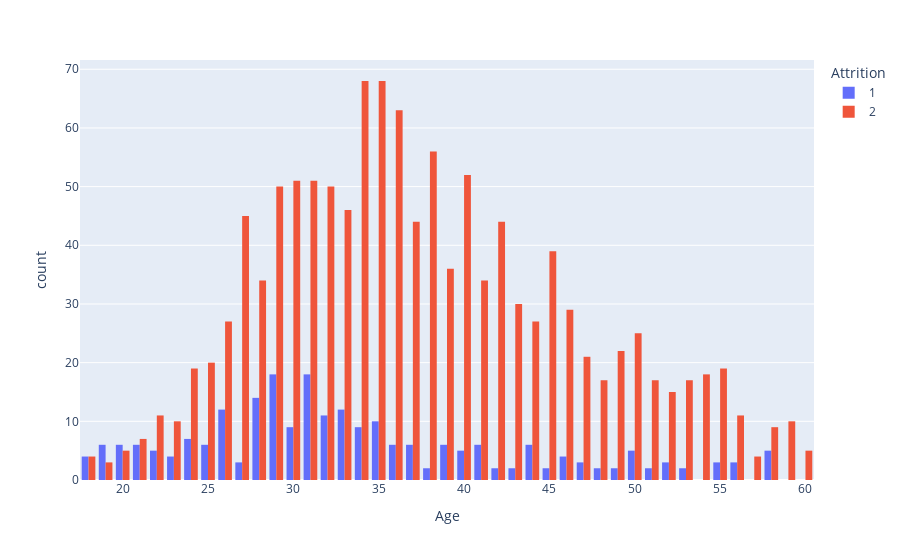

The cell this chart's notebook holds for it:
### Markdown cell above
## Data Visualisation

### Code cell
fig = px.histogram(df, x="Age", color='Attrition', barmode='group')
fig.show()

### Figure 1 — Plotly figure (JSON) as saved in the notebook; plotly's stock layout.template omitted (floating-point values rounded to 4 significant figures; data arrays with more than 128 entries replaced by an {"elided": "..."} marker saying what was removed)
{"data": [{"alignmentgroup": "True", "bingroup": "x", "hovertemplate": "Attrition=1<br>Age=%{x}<br>count=%{y}<extra></extra>", "legendgroup": "1", "marker": {"color": "#636efa", "pattern": {"shape": ""}}, "name": "1", "offsetgroup": "1", "orientation": "v", "showlegend": true, "type": "histogram", "x": {"elided": "237 int values"}, "xaxis": "x", "yaxis": "y"}, {"alignmentgroup": "True", "bingroup": "x", "hovertemplate": "Attrition=2<br>Age=%{x}<br>count=%{y}<extra></extra>", "legendgroup": "2", "marker": {"color": "#EF553B", "pattern": {"shape": ""}}, "name": "2", "offsetgroup": "2", "orientation": "v", "showlegend": true, "type": "histogram", "x": {"elided": "1233 int values"}, "xaxis": "x", "yaxis": "y"}], "layout": {"barmode": "group", "legend": {"title": {"text": "Attrition"}, "tracegroupgap": 0}, "margin": {"t": 60}, "xaxis": {"anchor": "y", "domain": [0, 1], "title": {"text": "Age"}}, "yaxis": {"anchor": "x", "domain": [0, 1], "title": {"text": "count"}}}}
